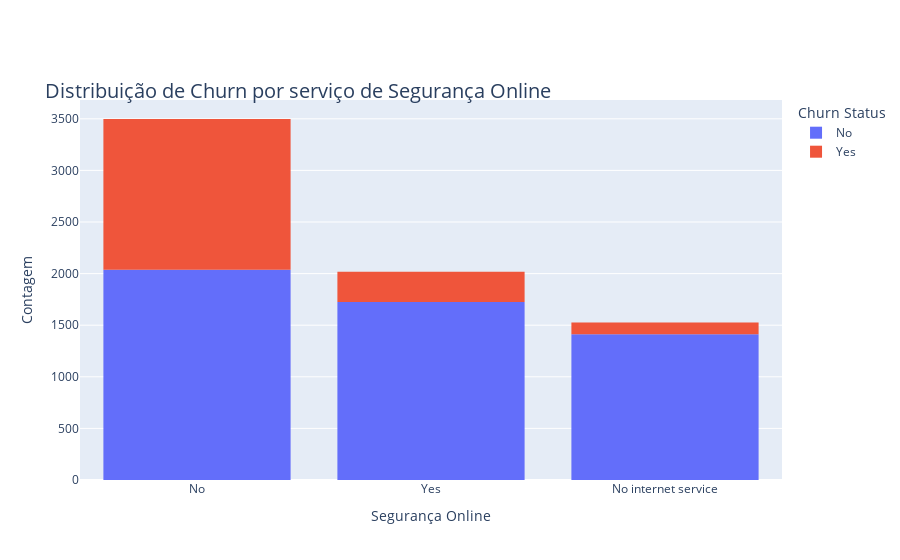

The cell this chart's notebook holds for it:
### Code cell
fig = px.histogram(df_normalizado, x= 'seguranca_online', color= 'churn', 
                   title= 'Distribuição de Churn por serviço de Segurança Online',
                   labels={'churn': 'Churn Status'})

fig.update_layout(xaxis_title= 'Segurança Online',
                  yaxis_title= 'Contagem',
                  title_font= {'size': 20},
                  title_y= 0.85)

fig.show()

### Figure 1 — Plotly figure (JSON) as saved in the notebook; plotly's stock layout.template omitted (floating-point values rounded to 4 significant figures; data arrays with more than 128 entries replaced by an {"elided": "..."} marker saying what was removed)
{"data": [{"alignmentgroup": "True", "bingroup": "x", "hovertemplate": "Churn Status=No<br>seguranca_online=%{x}<br>count=%{y}<extra></extra>", "legendgroup": "No", "marker": {"color": "#636efa", "pattern": {"shape": ""}}, "name": "No", "offsetgroup": "No", "orientation": "v", "showlegend": true, "type": "histogram", "x": {"elided": "5174 str values"}, "xaxis": "x", "yaxis": "y"}, {"alignmentgroup": "True", "bingroup": "x", "hovertemplate": "Churn Status=Yes<br>seguranca_online=%{x}<br>count=%{y}<extra></extra>", "legendgroup": "Yes", "marker": {"color": "#EF553B", "pattern": {"shape": ""}}, "name": "Yes", "offsetgroup": "Yes", "orientation": "v", "showlegend": true, "type": "histogram", "x": {"elided": "1869 str values"}, "xaxis": "x", "yaxis": "y"}], "layout": {"barmode": "relative", "legend": {"title": {"text": "Churn Status"}, "tracegroupgap": 0}, "title": {"font": {"size": 20}, "text": "Distribuição de Churn por serviço de Segurança Online", "y": 0.85}, "xaxis": {"anchor": "y", "domain": [0, 1], "title": {"text": "Segurança Online"}}, "yaxis": {"anchor": "x", "domain": [0, 1], "title": {"text": "Contagem"}}}}
